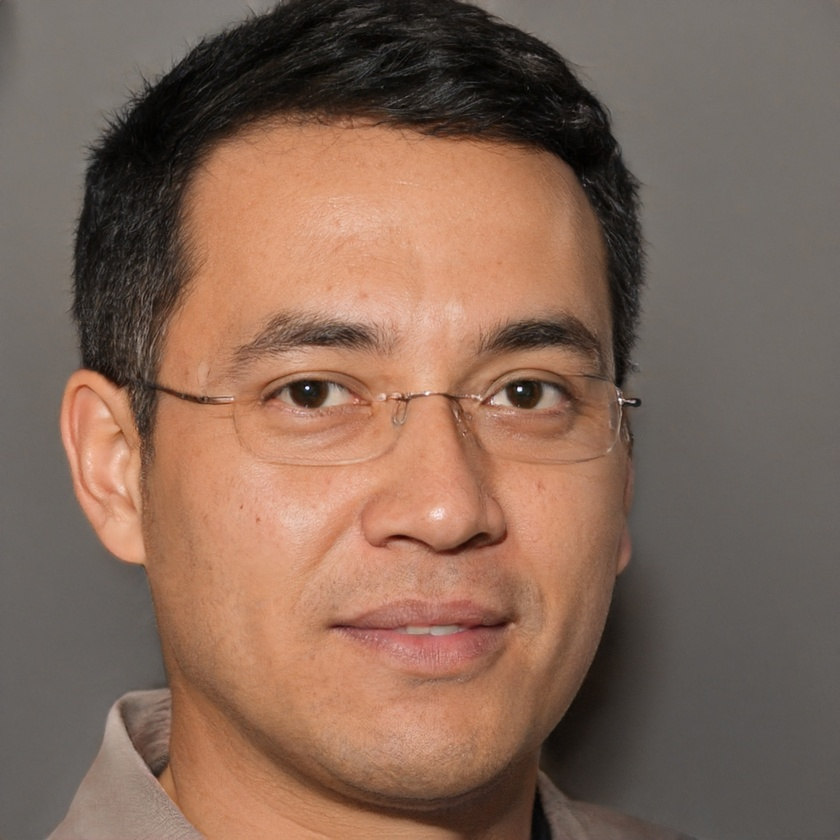
#> input picture images/person.jpeg, 840 x 840 px, shrunk from 1024 x 1024 before the run
$ jupyter execute --allow-errors FirstClass.ipynb
#> lines starting #> are read from the running program, lines starting #| are printed output that depends on the picture
# Playing with OpenCV functionalites

[cell 1]
import cv2
import numpy as np

[cell 2]
print(cv2.__version__)

#> (a cell that did not finish here is left out)

[cell 4]
image= cv2.imread('./images/person.jpeg')
#> image is the input picture: shape (840, 840, 3); mean B, G, R 87.8, 103.2, 130.8

[cell 5]
cv2.imshow('person being shown',image)
cv2.waitKey()
cv2.destroyAllWindows()

[cell 6]
gray_scale_img= cv2.cvtColor(image,cv2.COLOR_BGR2GRAY)

[cell 7]
cv2.imshow('person being shown',gray_scale_img)
cv2.waitKey()
cv2.destroyAllWindows()

[cell 8]
bChannel,gChannel,rChannel= cv2.split(image)
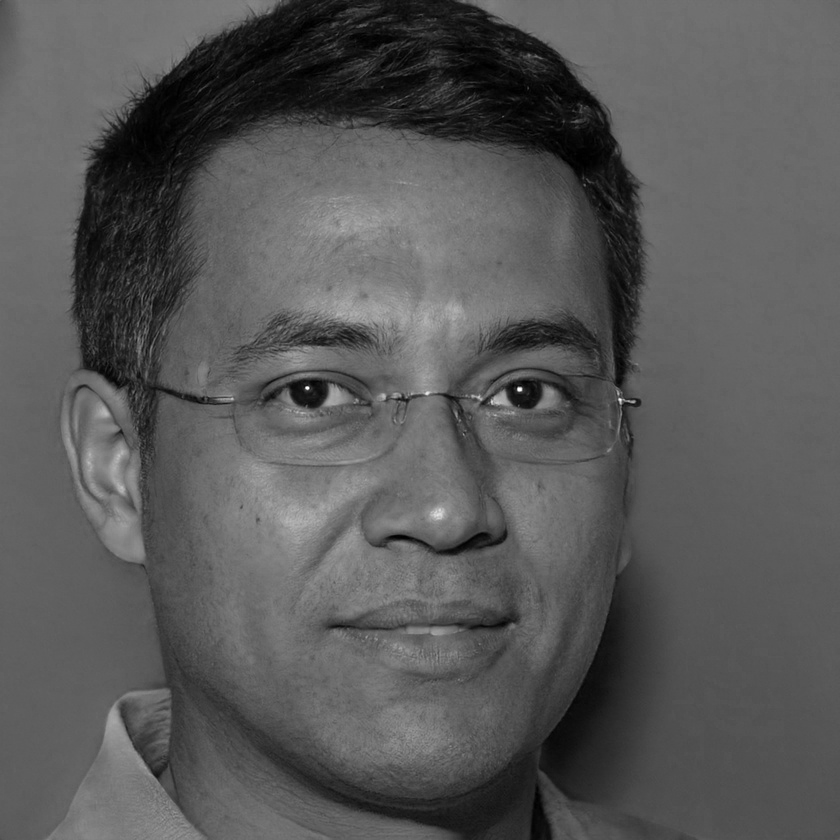
#> bChannel: shape (840, 840); min 0, max 255, mean 87.8
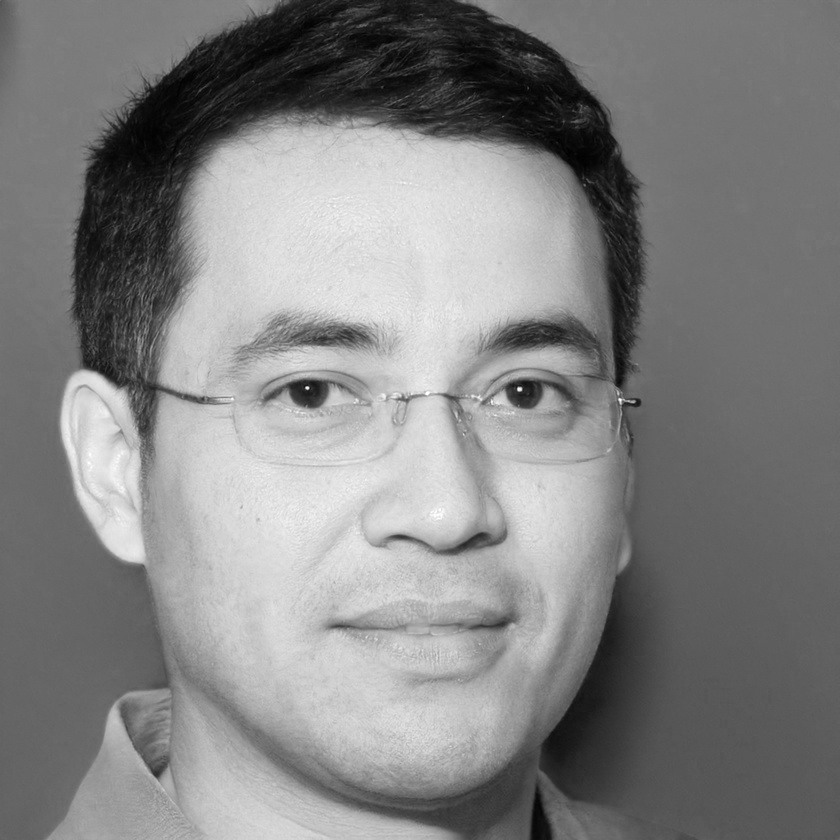
#> rChannel: shape (840, 840); min 0, max 255, mean 130.8

#showing them will look like a gray scale image because there's only one channel in there
#cv2.imshow('person blue',bChannel)
#cv2.imshow('person green',gChannel)
#cv2.imshow('person red',rChannel)

[cell 9]
merged= cv2.merge([bChannel,gChannel,rChannel+100])
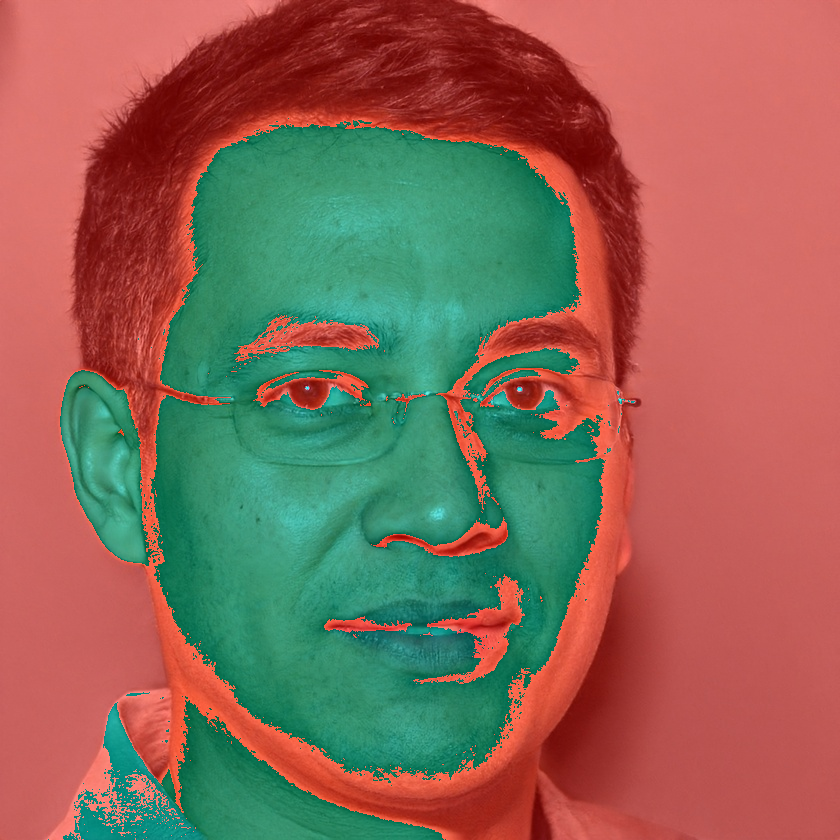
#> merged: shape (840, 840, 3); mean B, G, R 87.8, 103.2, 140.5

cv2.imshow('re-merged and modified with more red',merged)
cv2.waitKey()
cv2.destroyAllWindows()

[cell 10]
#let supouse we DO want to show each channel individually
zeros= np.zeros(image.shape[:2],dtype="uint8")

cv2.imshow('person blue',cv2.merge([bChannel,zeros,zeros]))
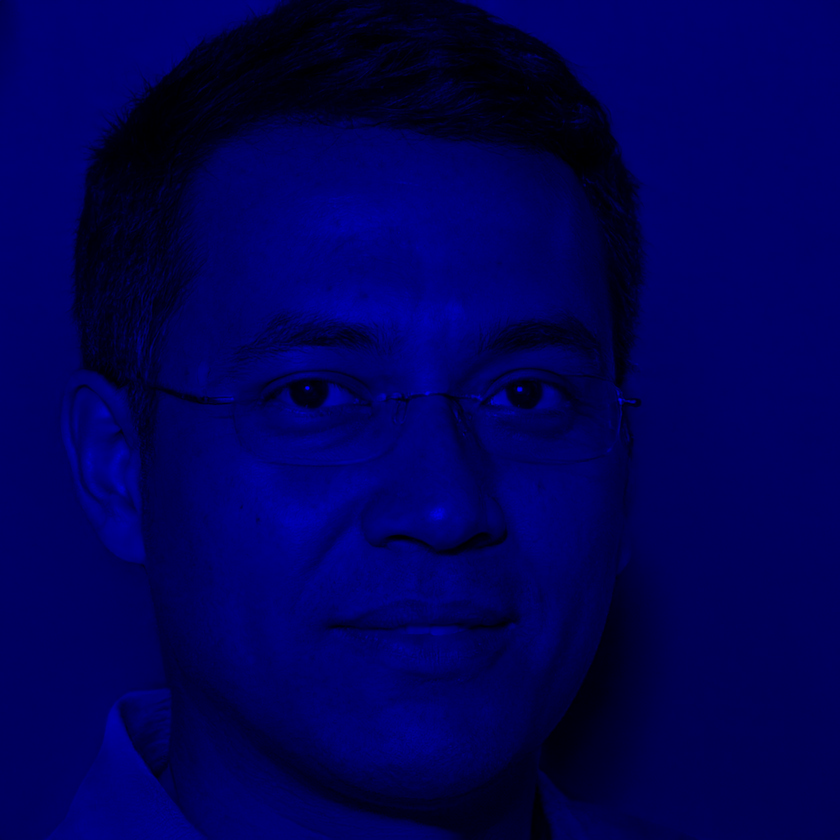
#> window 'person blue': shape (840, 840, 3); mean B, G, R 87.8, 0, 0
cv2.imshow('person green',cv2.merge([zeros,gChannel,zeros]))
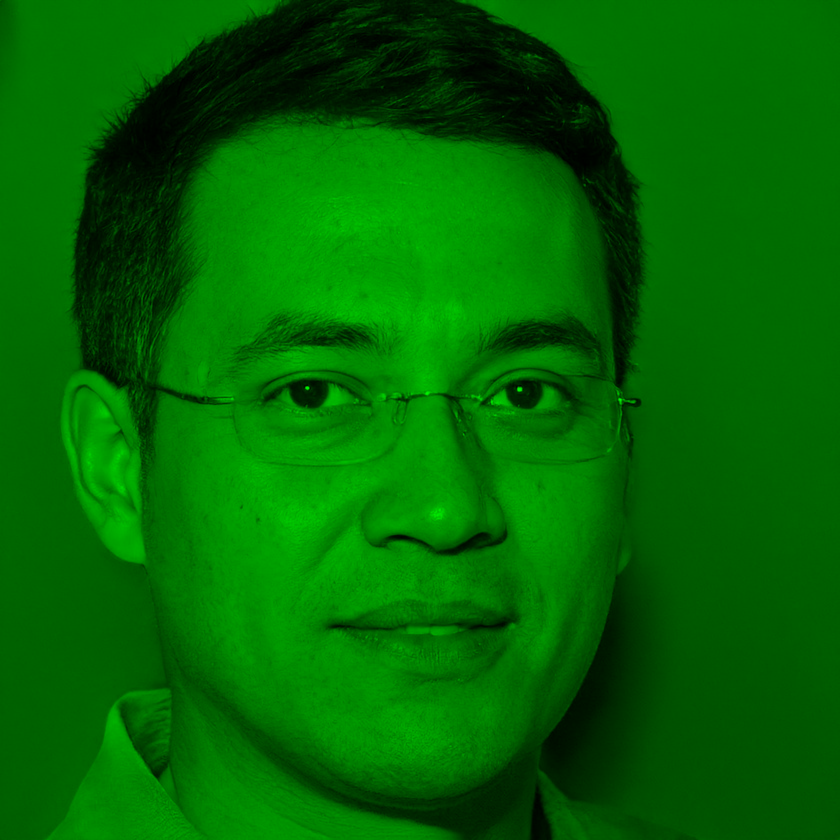
#> window 'person green': shape (840, 840, 3); mean B, G, R 0, 103.2, 0
cv2.imshow('person red',cv2.merge([zeros,zeros,rChannel]))
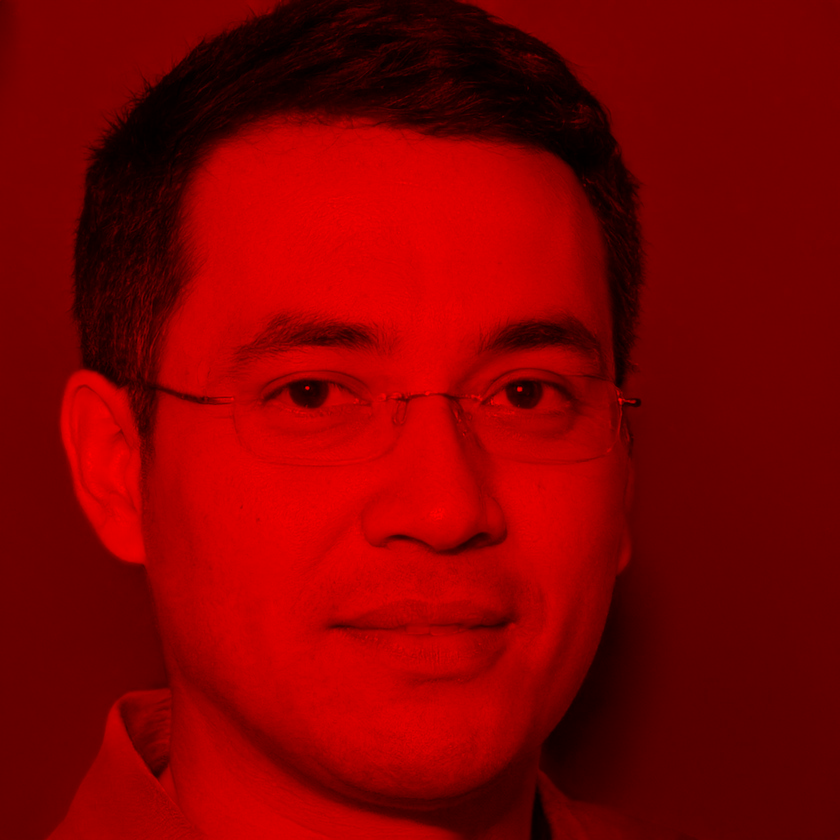
#> window 'person red': shape (840, 840, 3); mean B, G, R 0, 0, 130.8
cv2.waitKey()
cv2.destroyAllWindows()
